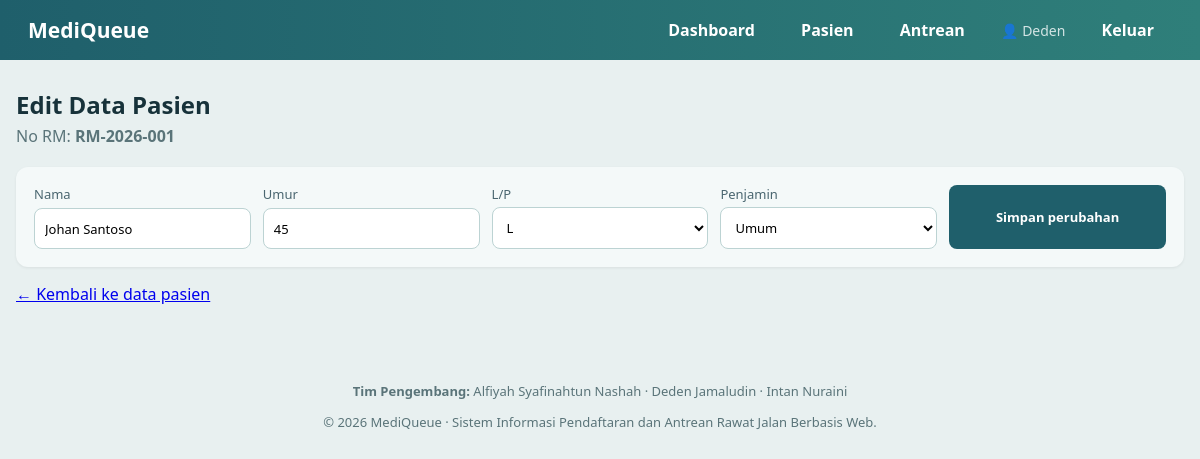
The app's page /edit.php?id=1 (signed in) with its own data.
### tables this page shows
CREATE TABLE `pasien` (
  `id` int(11) NOT NULL,
  `no_rm` varchar(20) NOT NULL,
  `nama` varchar(100) NOT NULL,
  `jk` char(1) NOT NULL,
  `umur` int(11) NOT NULL,
  `penjamin` varchar(20) NOT NULL
);

### koneksi.php (called while the page is built, shortened)
<?php
$db = new mysqli("localhost", "root", "", "db_simrs");
if ($db->connect_error) {
    die("Koneksi gagal: " . $db->connect_error);
} function e($s){ return htmlspecialchars((string)$s, ENT_QUOTES, 'UTF-8'); }
?>

### edit.php (the view, shortened to what this page needs)
<?php
include "header.php";
$id = (int)($_GET['id'] ?? 0); $pesan = "";
$st = $db->prepare("SELECT * FROM pasien WHERE id=?");
$st->bind_param("i", $id); $st->execute();
$p = $st->get_result()->fetch_assoc();
function opsi($daftar, $dipilih) {
  foreach ($daftar as $x) { echo "<option" . ($x === $dipilih ? " selected" : "") . ">" . e($x) . "</option>"; }
}
?>
<h2>Edit Data Pasien</h2>
<?php if (!$p): ?>
  <p class="sub">Data tidak ditemukan.</p>
<?php else: ?>
  <p class="sub">No RM: <b><?= e($p['no_rm']) ?></b></p>
  <div class="card">
    <form method="post" class="form">
      <label>Nama<input name="nama" value="<?= e($p['nama']) ?>" required></label>
      <label>Umur<input name="umur" type="number" min="0" max="120" value="<?= (int)$p['umur'] ?>" required></label>
      <label>L/P<select name="jk"><?php opsi(["L","P"], $p['jk']); ?></select></label>
      <label>Penjamin<select name="penjamin"><?php opsi(["BPJS","Umum"], $p['penjamin']); ?></select></label>
      <label><button class="pri">Simpan perubahan</button></label>
    </form>
  </div>
<?php endif; ?>
<p><a href="pasien.php">← Kembali ke data pasien</a></p>
<?php include "footer.php"; ?>

### style.css (style rules this page uses)
* { box-sizing:border-box }
body { margin:0;font-family:"Segoe UI",system-ui,sans-serif;background:#e8f0f0;color:#17323a }
h2 { margin:0 0 4px }
.sub { color:#5a7479;margin:0 0 20px }
.card { background:#f4f9f9;border-radius:12px;padding:18px;margin-bottom:16px;box-shadow:0 1px 3px #0001 }
input,select { padding:10px;border:1px solid #bcd3d3;border-radius:8px;font:inherit;width:100%;background:#fff }
button { font:inherit;cursor:pointer;border:0;border-radius:8px;padding:10px 16px;background:#d3e4e4;font-weight:600 }
.pri { background:#1f5f6b;color:#fff }
.form { display:grid;grid-template-columns:repeat(auto-fit,minmax(200px,1fr));gap:12px }
label { display:grid;gap:4px;font-size:13px;color:#4a6670 }

### records on screen
pasien: no_rm "RM-2026-001", nama "Johan Santoso", umur "45", jk "L", penjamin "Umum"

### other values on screen
$_SESSION['nama'] "Deden"
